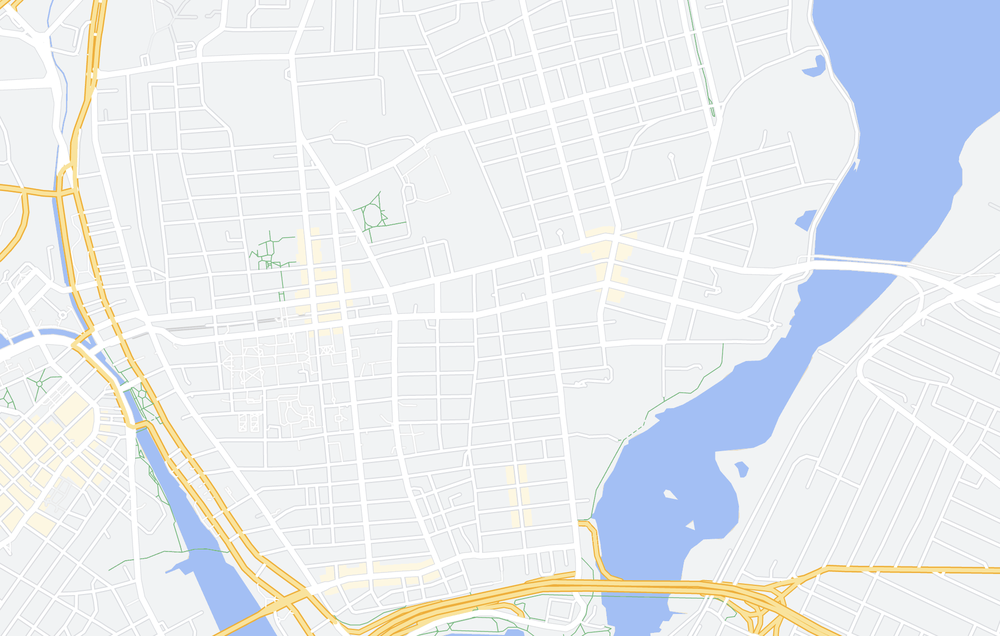
#> input picture ss 1.png, 1000 x 636 px, shrunk from 1954 x 1242 before the run
$ python edges.py
#> lines starting #> are read from the running program, lines starting #| are printed output that depends on the picture; after the words box and inside, x2 and y2 are one past the last pixel; in counts of white or black regions, pixels touching at a corner belong together
### points.py
import matplotlib.pyplot as plt
from PIL import Image
import numpy as np
from matplotlib.widgets import Slider, Button

# import matplotlib as mpl
# mpl.rcParams['figure.figsize'] = [12, 12]
# mpl.rcParams['figure.dpi'] = 72

# corners are the tuple of tuples: ((a,b), (c,d))
#
# note: it's (y,x) since latitude is first
# (a,b)
# +--------------+
# |              |
# |              |
# |              |
# |              |
# |              |
# +--------------+ (c,d)

# imageconf is tuple (width, height)

"""GLOBALS"""
corners1 = ((41.837521, -71.413896), (41.817705, -71.371781))
fname1 = "./ss 1.png"

corners2 = ((41.848696763227515, -71.41241538461539), (41.8333626547619, -71.37795461538461))
fname2 = "./ss 2.png"

corners = corners2
fname = fname2
"""END GLOBALS"""

def corner2width(corners):
    (a, b), (c, d) = corners
    return d - b

def corner2height(corners):
    (a, b), (c, d) = corners
    return a - c

"""
Given a gps coord, the corners of an image, and its height and width,
returns the corresponding pixel location
"""
def gps2pixel(coords, corners, imageconf):
    width = corner2width(corners)
    height = corner2height(corners)
    iwidth, iheight = imageconf

    (a, b), (c, d) = corners
    y, x = coords
    py = (a - y) * (iheight/height)
    px = (x - b) * (iwidth/width)
    return (int(px), int(py))

"""Returns the gps coords of a pixel on the image"""
# [10 lines left out: function pixel2gps, not called in this run]
    # [4 lines of commented-out code are left out]

"""
Removes duplicates from list of points

Params:
    points - a list of 2tuples of floats
Returns: list of 2tuples of floats, each tuple distinct
"""
def remove_duplicate_points(points):
    unique_points = []
    for point in points:
        is_a_duplicate = False
        nx, ny = point
        for unique_point in unique_points:
            ux, uy = unique_point
            if nx == ux and ny == uy:
                is_a_duplicate = True
        if not is_a_duplicate:
            unique_points.append(point)
    return unique_points


def read_gps(fname):
    """returns (n,2) array of gps data, expects `lattidue_float, longitute_float`"""
    def line2pt(line):
        line = line.strip().split(", ")
        return float(line[0]), float(line[1])

    with open(fname) as fo:
        lines = fo.readlines()
        points = list(map(line2pt, lines))
        points = remove_duplicate_points(points)
        return points

"""Places a red dot on the image represented by arr at location (px, py)"""
def plot_point(arr,px,py,imageconf):
    ret = arr.copy()
    for i in range(0, 5):
        for j in range(0, 5):
            if min(i, 4-i) + min(j, 4-j) == 0: # on a corner:
                continue
            y = py + i - 2
            x = px + j - 2
            if x < 0 or x >= imageconf[0] or y < 0 or y >= imageconf[1]:
                continue
            ret[y, x, 0] = 255
            ret[y, x, 1] = 0
            ret[y, x, 2] = 0
    return ret

# [109 lines left out: function main, not called in this run]

# [2 lines that do not run on import are left out]

### edges.py
import math
import matplotlib.pyplot as plt
from PIL import Image
import numpy as np
import cv2
import os

from points import read_gps, plot_point, gps2pixel, pixel2gps

"""GLOBALS"""
tol = 0.00001 # float comparison tolerance

corners1 = ((41.837521, -71.413896), (41.817705, -71.371781))
fname1 = "./ss 1.png"

corners2 = ((41.848696763227515, -71.41241538461539), (41.8333626547619, -71.37795461538461))
fname2 = "./ss 2.png"

corners = corners1
fname = fname1
"""END GLOBALS"""

"""
Not actually the euclidian distance, but an easy to compute metric that corresponds pretty well
Precisely, it is the reciprocal eccentrcity of the ellipse with foci at the endpoints of the edge
which contains point

NOTE: Distances go from 1 to +infinity, not from 0.
"""
# [7 lines left out: function point_edge_dist, not called in this run]

"""
Returns whether end is to the [direction] of start

Params:
    start - 2tuple of floats
    end - 2tuple of floats
    direction - a string - one of north, south, east, and west
Returns:
    a bool - whether end is in that direction from start
"""
# [14 lines left out: function is_in_direction, not called in this run]

"""
Finds the closest point in a cardinal direction to target

Params:
    target - a 2tuple - the point to find a neighbor for
    points - (n, 2) array - the points to search through
    direction - the direction in which to look
Returns:
    a 2tuple - the coordinates of the closest point in the desired direction
"""
# [10 lines left out: function find_closest_in_direction, not called in this run]

"""
Determines whether an edge is already included in a list of edges
NOTE: This assumes every point's x coord is unique. Should be fine bc they're floats

Params:
    new_edge - a 2tuple of 2tuples of floats ((x1, y1), (x2, y2))
    edges - a list of edges, each represented same as new_edge
Returns:
    A boolean - true if new_edge in edges, false otherwise
"""
# [9 lines left out: function already_included, not called in this run]

"""
Adds an edge to from each point to its closest neighbor in each direction
Edges are represented as (point, point) with the points sorted lexicographically
"""
# [11 lines left out: function griddy_edges, not called in this run]

"""
Plots edge on img
edge is passed as gps coords, not pixel coords
imageconf is a tuple containing (width, hight) of img
"""
def plot_edge(img, edge, imageconf):
    (x1, y1), (x2, y2) = edge
    p1 = gps2pixel((x1, y1), corners, imageconf)
    p2 = gps2pixel((x2, y2), corners, imageconf)
    (x1, y1), (x2, y2) = p1, p2

    p1_inbounds = (x1 >= 0 and x1 < imageconf[0] and y1 >= 0 and y1 < imageconf[1])
    p2_inbounds = (x2 >= 0 and x2 < imageconf[0] and y2 >= 0 and y2 < imageconf[1])

    if p1_inbounds and p2_inbounds:
        img = cv2.line(img, p1, p2, (0, 255, 0), thickness=1)

    return img

# [10 lines left out: function closest_edge, not called in this run]

"""Returns closest point and distance between it and target"""
# [9 lines left out: function closest_point, not called in this run]

"""
Params:
    Edges is list of edges (an edge is a 2tuple of points, which are each 2tuples of floats)
    filename is a string containing the path to the file to write to
"""
def write_edges_to_file(edges, filename):
    with open(filename, 'w') as f:
        for edge in edges:
            f.write(str(edge[0][0])+", "+str(edge[0][1])+", "+str(edge[1][0])+", "+str(edge[1][1])+'\n')

def write_points_to_file(points, filename):
    with open(filename, 'w') as f:
        for point in points:
            f.write(str(point[0])+", "+str(point[1])+'\n')

"""
Returns the image with points and edges drawn on it
Params are exactly what you would think
"""
def add_pts_and_edges(im, points, edges, imageconf):
    for pt in points:
        px, py = gps2pixel(pt, corners, imageconf)
        im = plot_point(im, px, py, imageconf)
    for edge in edges:
        im = plot_edge(im, edge, imageconf)
    return im

"""
Reads in a work-in-progress edge list from a file
"""
def read_edges(filename):
    def line2edge(line):
        coords = line.strip().split(", ")
        return (float(coords[0]), float(coords[1])), (float(coords[2]), float(coords[3]))

    with open(filename) as fo:
        lines = fo.readlines()
        return list(map(line2edge, lines))


"""
Displays a plot with a specified action on clicking

Params:
    im - the underlying image of the plot
    points - the points to plot on the image
    edges - the edges to plot
    onclick - the function to call when the plot is clicked
    title - the plot's title
"""
def plot_with_action(im, points, edges, imageconf, onclick=None, title="college hill"):
    im = im.copy()
    im = add_pts_and_edges(im, points, edges, imageconf)

    fig, ax = plt.subplots()
    ax.imshow(im)

    if onclick is not None:
        cid = fig.canvas.mpl_connect('button_press_event', onclick)

    plt.title(title)
    plt.show()

    if onclick is not None:
        fig.canvas.mpl_disconnect(cid)


"""
A graphical interface to make an edge list for our graph
On the first graph, click all the incorrect edges to remove them
On the second graph, click all the pairs of points between which you want to add edges
"""
def main():
    # set up image
    with Image.open(fname) as im:
#> im is the input picture: PIL image 1000x636 RGBA; mean R, G, B, A 232, 235.6, 239.5, 255
        im = np.asarray(im)[:, :, :3]
#> im: shape (636, 1000, 3)
        orig_im = im.copy()
        imageconf = im.shape[1], im.shape[0]
#> imageconf = (1000, 636)

    # read in points
    points = read_gps("combined.txt")
#> (reads combined.txt from the repository)

    # load edges
    if os.path.exists("edge_list.txt"):
        edges = read_edges("edge_list.txt")
#> (reads edge_list.txt from the repository)
    else:
        # make edge list with nearest neighbors
        edges = griddy_edges(points)

    ################# ADDING POINTS ##################

    def add_point(event):
        pixel_coords = int(event.xdata), int(event.ydata)
        points.append(pixel2gps(pixel_coords, corners, imageconf))

    plot_with_action(im, points, edges, imageconf, add_point, "click to add point")
#> after the loop in add_pts_and_edges, `for pt in points:`:
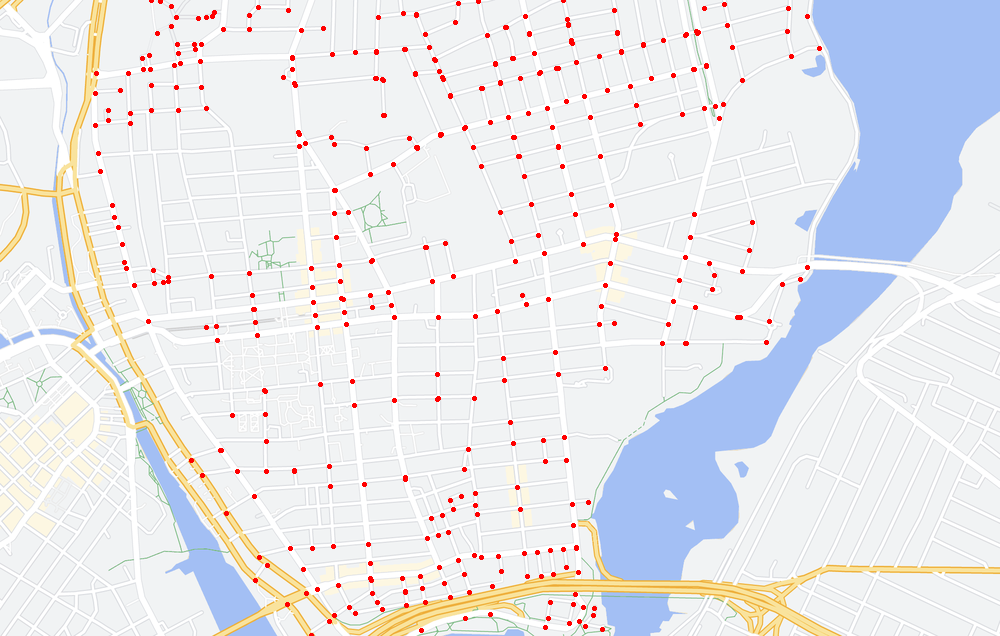
#> im: shape (636, 1000, 3); mean R, G, B 232.1, 232.6, 236.5
#> after the loop in add_pts_and_edges, `for edge in edges:`:
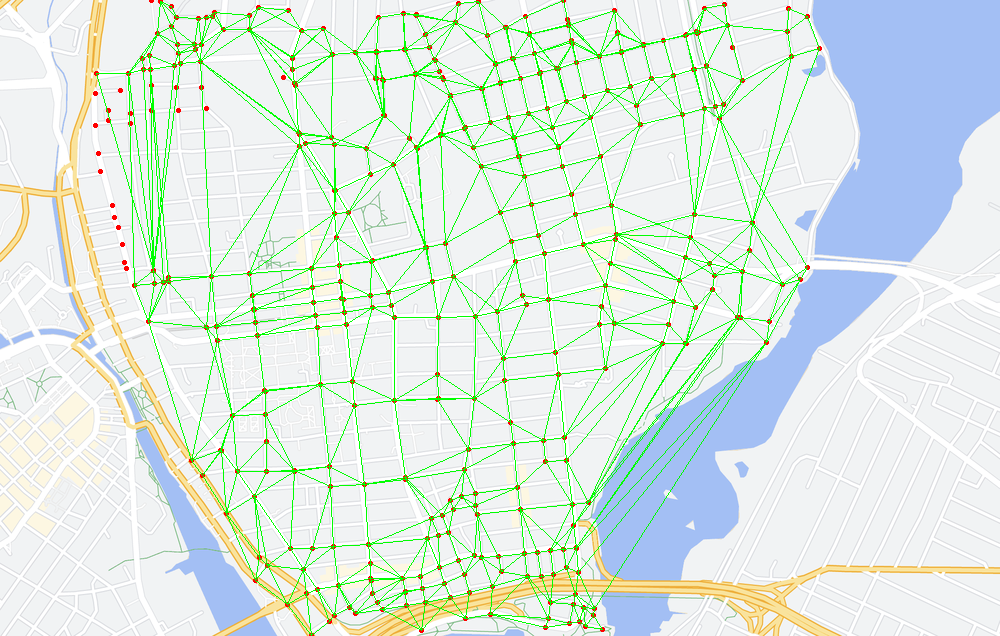
#> im: shape (636, 1000, 3); 4.73% of pixels changed, all inside (x1, y1, x2, y2) = (96, 0, 820, 636)

    ################# REMOVING EDGES #################

    # finds closest edge to click and removes it from edgelist
    # [7 lines left out: function remove_edge, not called in this run]

    plot_with_action(im, points, edges, imageconf, remove_edge, "click to remove")

    ###################### ADDING EDGES ####################

    # two clicks creates an edge between the clicked points
    first_point = None
    # [11 lines left out: function add_edge, not called in this run]

    plot_with_action(im, points, edges, imageconf, add_edge, "click pairs of points to add edges")

    #################### SHOW RESULT ####################

    plot_with_action(im, points, edges, imageconf, title="result graph")

    ############### SAVE UPDATES ###############
    write_points_to_file(points, "combined.txt")
    write_edges_to_file(edges, "edge_list.txt")


if __name__ == "__main__":
    main()
